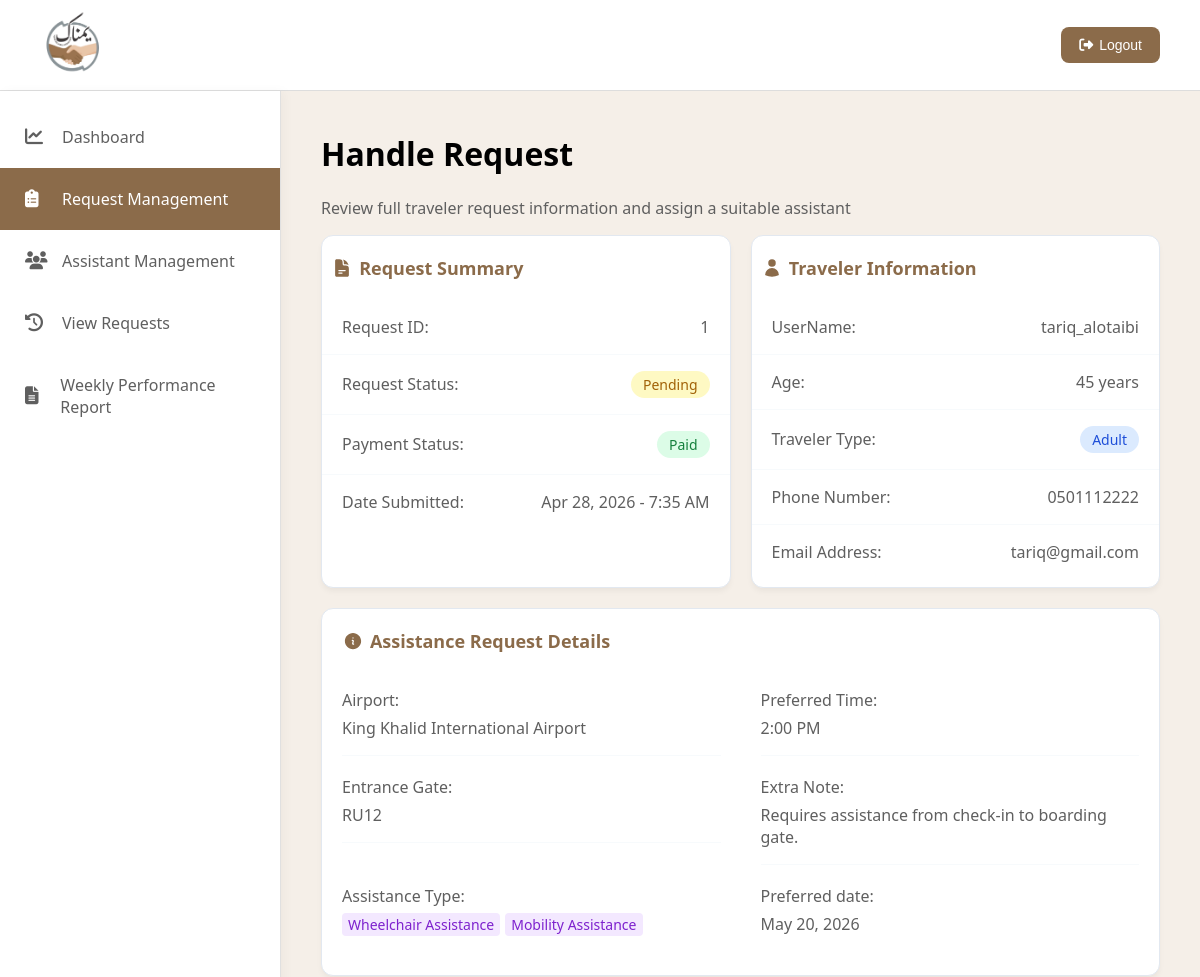
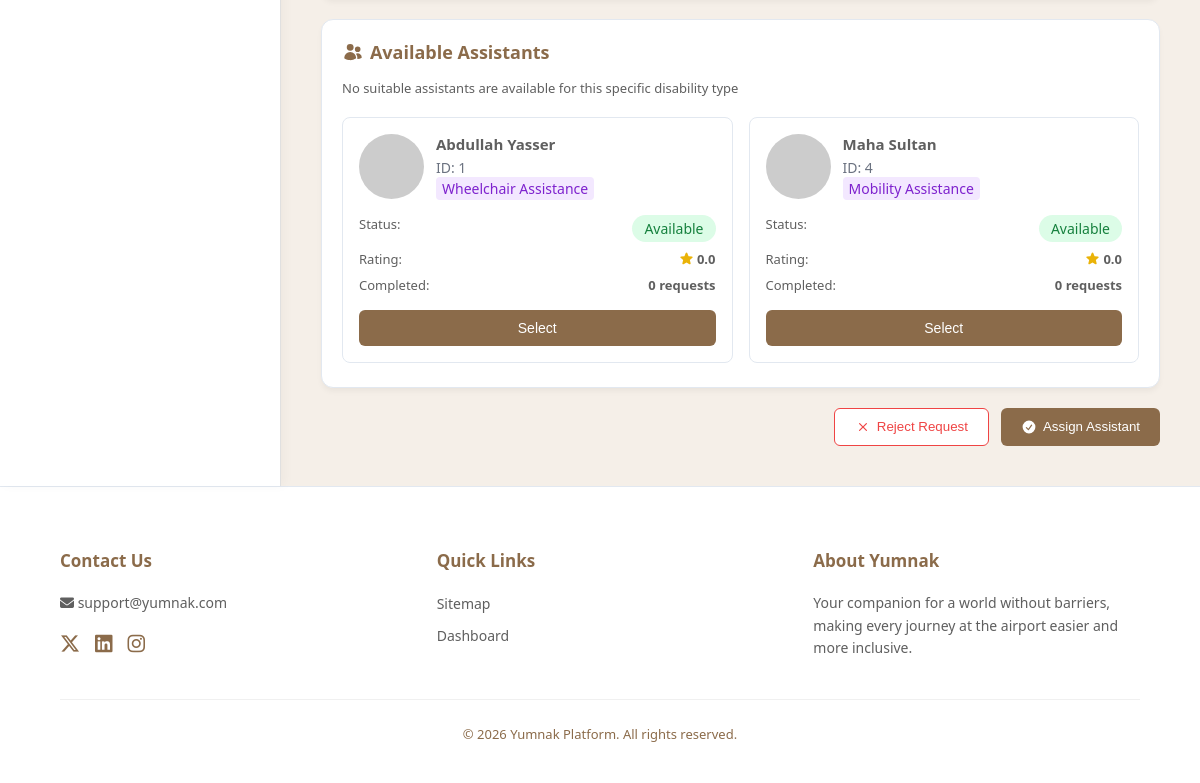
Page /handeling.php?id=1 (signed in) on the committed database (2 pictures, top to bottom).
### tables this page shows
CREATE TABLE ASSISTANCE_REQUEST (
    RequestID INT(11) AUTO_INCREMENT PRIMARY KEY,
    PreferredTime DATETIME NOT NULL,
    Date DATETIME DEFAULT CURRENT_TIMESTAMP,
    ExtraNote VARCHAR(255),
    Status ENUM('Pending', 'Accepted', 'Rejected', 'Cancelled', 'Completed') DEFAULT 'Pending', 
    IsPaid BOOLEAN DEFAULT FALSE,
    TravelerID INT NOT NULL,
    AdminID INT,
    AssistantID INT,
    GateID VARCHAR(50) NOT NULL,
    FOREIGN KEY (TravelerID) REFERENCES TRAVELER(UserID) ON DELETE CASCADE,
    FOREIGN KEY (AdminID) REFERENCES ADMIN(AdminID) ON DELETE SET NULL,
    FOREIGN KEY (AssistantID) REFERENCES ASSISTANT(AssistantID) ON DELETE SET NULL,
    FOREIGN KEY (GateID) REFERENCES GATE(GateID) ON DELETE RESTRICT
);

CREATE TABLE TRAVELER (
    UserID INT(11) AUTO_INCREMENT PRIMARY KEY,
    UserName VARCHAR(100) UNIQUE NOT NULL,
    Email VARCHAR(150) UNIQUE NOT NULL,
    Phone VARCHAR(20) NOT NULL,
    Password VARCHAR(255) NOT NULL,
    DOB DATE
);

CREATE TABLE AIRPORT (
    AirportID INT(11) AUTO_INCREMENT PRIMARY KEY,
    AirportName VARCHAR(150) NOT NULL,
    City VARCHAR(100) NOT NULL,
    ImagePath VARCHAR(255) NOT NULL
);

CREATE TABLE GATE (
    GateID VARCHAR(50) PRIMARY KEY,
    AirportID INT,
    FOREIGN KEY (AirportID) REFERENCES AIRPORT(AirportID) ON DELETE CASCADE
);

CREATE TABLE ASSISTANT (
    AssistantID INT(11) AUTO_INCREMENT PRIMARY KEY,
    Name VARCHAR(100) NOT NULL,
    Phone VARCHAR(20) NOT NULL,
    Email VARCHAR(100) UNIQUE NOT NULL,
    Specialization ENUM(
        'Wheelchair Assistance', 
        'Mobility Assistance', 
        'Visual Impairment Assistance', 
        'Hearing Impairment Assistance', 
        'Cognitive Assistance'
    ) NOT NULL,
    AdminID INT,
    FOREIGN KEY (AdminID) REFERENCES ADMIN(AdminID) ON DELETE SET NULL
);

### handeling.php (the view, shortened to what this page needs)
<?php
require 'db_connection.php';
$requestID = intval($_GET['id']);
$reqQuery = "SELECT ar.RequestID, ar.Status, ar.IsPaid, ar.Date AS SubmitDate, ar.PreferredTime, ar.ExtraNote,
                    t.UserName, t.DOB, t.Phone, t.Email,
                    g.GateID, a.AirportName,
                    GROUP_CONCAT(at.AssistanceName SEPARATOR ',') AS AssistanceTypes
             FROM ASSISTANCE_REQUEST ar
             JOIN TRAVELER t ON ar.TravelerID = t.UserID
             JOIN GATE g ON ar.GateID = g.GateID
             JOIN AIRPORT a ON g.AirportID = a.AirportID
             JOIN REQUEST_TYPE rt ON ar.RequestID = rt.RequestID
             JOIN ASSISTANCE_TYPE at ON rt.AssistanceTypeID = at.AssistanceTypeID
             WHERE ar.RequestID = $requestID
             GROUP BY ar.RequestID";
$reqResult = mysqli_query($conn, $reqQuery);
$request = mysqli_fetch_assoc($reqResult);
$dob = new DateTime($request['DOB']);
$now = new DateTime();
$age = $now->diff($dob)->y;
$submitDate = date('M j, Y - g:i A', strtotime($request['SubmitDate']));
$prefDate = date('F j, Y', strtotime($request['PreferredTime']));
$prefTime = date('g:i A', strtotime($request['PreferredTime']));
$requestedTypes = explode(',', $request['AssistanceTypes']);
$searchConditions = [];
foreach ($requestedTypes as $type) {
    $cleanType = trim($type);
    $firstWord = explode(' ', $cleanType)[0];
    $safeWord = mysqli_real_escape_string($conn, $firstWord);
    $searchConditions[] = "a.Specialization LIKE '%$safeWord%'";
}
$specializationFilter = implode(' OR ', $searchConditions);
$astQuery = "SELECT a.AssistantID, a.Name, a.Specialization,
                (SELECT COUNT(*) FROM ASSISTANCE_REQUEST ar2
                 WHERE ar2.AssistantID = a.AssistantID AND ar2.Status = 'Completed') AS CompletedCount,
                (SELECT ROUND(AVG(r.Stars), 1) FROM REVIEW r
                 JOIN ASSISTANCE_REQUEST ar3 ON r.RequestID = ar3.RequestID
                 WHERE ar3.AssistantID = a.AssistantID) AS AvgRating
             FROM ASSISTANT a
             WHERE ($specializationFilter)
             AND a.AssistantID NOT IN (
                SELECT ar4.AssistantID
                FROM ASSISTANCE_REQUEST ar4
                WHERE DATE(ar4.PreferredTime) = DATE('" . mysqli_real_escape_string($conn, $request['PreferredTime']) . "')
                AND ar4.Status = 'Accepted'
                AND ar4.AssistantID IS NOT NULL
             )
             ORDER BY AvgRating DESC";
$astResult = mysqli_query($conn, $astQuery);
?>
<!DOCTYPE html>
<html lang="en" dir="ltr">
<head>
    <link rel="stylesheet" href="https://cdnjs.cloudflare.com/ajax/libs/font-awesome/6.5.1/css/all.min.css">
    <link rel="stylesheet" href="styleF.css">
</head>
<body>
    <header>
        <div class="logo">
            <img src="Image/Yumnak-Logo.png" alt="Yumnak Logo">
        </div>
        <div class="logout">
            <button onclick="window.location.href='logout.php'">
                <i class="fas fa-sign-out-alt"></i>
                Logout
            </button>
        </div>
    </header>
    <div class="container">
        <aside class="sidebar">
            <a href="Admin-Dashboard.php" class="sidebar-item">
                <i class="fa-solid fa-chart-line"></i> Dashboard
            </a>
            <a href="request-management.php" class="sidebar-item active">
                <i class="fa-solid fa-clipboard-list"></i> Request Management
            </a>
            <a href="Assistant_Management.php" class="sidebar-item">
                <i class="fa-solid fa-users"></i> Assistant Management
            </a>
            <a href="view-requests.php" class="sidebar-item">
                <i class="fa-solid fa-clock-rotate-left"></i> View Requests
            </a>
            <a href="Weekly_Performance.php" class="sidebar-item">
                <i class="fa-solid fa-file-lines"></i> Weekly Performance Report
            </a>
        </aside>
        <main class="main-content">
            <div class="headline">
                <h1>Handle Request</h1>
                <p>Review full traveler request information and assign a suitable assistant</p>
            </div>
            <div class="cards-row">
                <div class="small-table-container">
                    <div class="small-table-header-title">
                        Request Summary
                    </div>
                    <table class="detail-table">
                        <tbody>
                            <tr>
                                <th>Request ID:</th>
                                <td><?php echo htmlspecialchars($request['RequestID']); ?></td>
                            </tr>
                            <tr>
                                <th>Request Status:</th>
                                <td><span
                                        class="status <?php echo strtolower($request['Status']); ?>"><?php echo htmlspecialchars($request['Status']); ?></span>
                                </td>
                            </tr>
                            <tr>
                                <th>Payment Status:</th>
                                <?php if ($request['IsPaid']): ?>
                                    <td><span class="status paid">Paid</span></td>
                                <?php else: ?>
                                    <td><span class="status pending">Unpaid</span></td>
                                <?php endif; ?>
                            </tr>
                            <tr>
                                <th>Date Submitted:</th>
                                <td><?php echo $submitDate; ?></td>
                            </tr>
                        </tbody>
                    </table>
                </div>
                <div class="small-table-container">
                    <div class="small-table-header-title">
                        Traveler Information
                    </div>
                    <table class="detail-table">
                        <tbody>
                            <tr>
                                <th>UserName:</th>
                                <td><?php echo htmlspecialchars($request['UserName']); ?></td>
                            </tr>
                            <tr>
                                <th>Age:</th>
                                <td><?php echo $age; ?> years</td>
                            </tr>
                            <tr>
                                <th>Traveler Type:</th>
                                <td><span
                                        class="status <?php echo ($age >= 18) ? 'adult' : 'pending'; ?>"><?php echo ($age >= 18) ? 'Adult' : 'Minor'; ?></span>
                                </td>
                            </tr>
                            <tr>
                                <th>Phone Number:</th>
                                <td><?php echo htmlspecialchars($request['Phone']); ?></td>
                            </tr>
                            <tr>
                                <th>Email Address:</th>
                                <td><?php echo htmlspecialchars($request['Email']); ?></td>
                            </tr>
                        </tbody>
                    </table>
                </div>
            </div>
            <div class="table-container full-width-card">
                <div class="small-table-header-title">
                    Assistance Request Details
                </div>
                <dl class="details-grid">
                    <div class="detail-block">
                        <dt>Airport:</dt>
                        <dd><?php echo htmlspecialchars($request['AirportName']); ?></dd>
                    </div>
                    <div class="detail-block">
                        <dt>Preferred Time:</dt>
                        <dd><?php echo $prefTime; ?></dd>
                    </div>
                    <div class="detail-block">
                        <dt>Entrance Gate:</dt>
                        <dd><?php echo htmlspecialchars($request['GateID']); ?></dd>
                    </div>
                    <div class="detail-block">
                        <dt>Extra Note:</dt>
                        <dd><?php echo htmlspecialchars($request['ExtraNote']); ?></dd>
                    </div>
                    <div class="detail-block border-none">
                        <dt>Assistance Type:</dt>
                        <dd>
                            <?php
                            $types = explode(',', $request['AssistanceTypes']);
                            foreach ($types as $type) {
                                echo '<span class="badge purple" style="margin-right: 5px;">' . htmlspecialchars(trim($type)) . '</span>';
                            }
                            ?>
                        </dd>
                    </div>
                    <div class="detail-block border-none">
                        <dt>Preferred date:</dt>
                        <dd><?php echo $prefDate; ?></dd>
                    </div>
                </dl>
            </div>
            <form method="POST" action="handeling.php?id=<?php echo $requestID; ?>">
                <div class="table-container full-width-card">
                    <div class="small-table-header-title">
                        Available Assistants
                    </div>
                    <p class="assistants-subtitle">No suitable assistants are available for this specific disability type</p>
                    <div class="assistant-cards-wrapper">
                        <?php while ($ast = mysqli_fetch_assoc($astResult)):
                            $rating = $ast['AvgRating'] ? $ast['AvgRating'] : '0.0';
                        ?>
                            <div class="assistant-card" id="card-<?php echo $ast['AssistantID']; ?>">
                                <div class="assistant-header">
                                    <img src="https://ui-avatars.com/api/?name=<?php echo urlencode($ast['Name']); ?>&background=random" alt="<?php echo htmlspecialchars($ast['Name']); ?>'s image">
                                    <div class="assistant-info">
                                        <h4><?php echo htmlspecialchars($ast['Name']); ?></h4>
                                        <span class="ast-id">ID: <?php echo htmlspecialchars($ast['AssistantID']); ?></span>
                                        <span
                                            class="badge purple"><?php echo htmlspecialchars($ast['Specialization']); ?></span>
                                    </div>
                                </div>
                                <div class="card-stats">
                                    <div class="stat-row"><span>Status:</span> <span class="status paid">Available</span>
                                    </div>
                                    <div class="stat-row"><span>Rating:</span> <span class="val">
                                            <?php echo $rating; ?>
                                        </span>
                                    </div>
                                    <div class="stat-row"><span>Completed:</span> <span
                                            class="val"><?php echo $ast['CompletedCount']; ?> requests</span></div>
                                </div>
                                <button type="button" class="btn-select" onclick="selectAssistant(<?php echo $ast['AssistantID']; ?>, this)">Select</button>
                            </div>
                        <?php endwhile; ?>
                    </div>
                </div>
                <div class="action-row">
                    <button type="submit" name="action" value="reject" class="btn-reject" onclick="return confirm('Are you sure you want to reject this request?');">
                        <svg xmlns="http://www.w3.org/2000/svg" viewBox="0 0 20 20" fill="currentColor"
                            style="height: 16px;">
                            <path
                                d="M6.28 5.22a.75.75 0 0 0-1.06 1.06L8.94 10l-3.72 3.72a.75.75 0 1 0 1.06 1.06L10 11.06l3.72 3.72a.75.75 0 1 0 1.06-1.06L11.06 10l3.72-3.72a.75.75 0 0 0-1.06-1.06L10 8.94 6.28 5.22Z" />
                        </svg>
                        Reject Request
                    </button>
                    <button type="submit" name="action" value="assign" class="btn-assign" onclick="return validateAssignment();">
                        <svg xmlns="http://www.w3.org/2000/svg" viewBox="0 0 20 20" fill="currentColor"
                            style="height: 16px;">
                            <path fill-rule="evenodd"
                                d="M10 18a8 8 0 1 0 0-16 8 8 0 0 0 0 16Zm3.857-9.809a.75.75 0 0 0-1.214-.882l-3.483 4.79-1.88-1.88a.75.75 0 1 0-1.06 1.061l2.5 2.5a.75.75 0 0 0 1.137-.089l4-5.5Z"
                                clip-rule="evenodd" />
                        </svg>
                        Assign Assistant
                    </button>
                </div>
        </main>
    </div>
    <footer class="footer">
        <div class="footer-content">
            <div class="footer-section">
                <h4>Contact Us</h4>
                <p><i class="fas fa-envelope"></i> support@yumnak.com</p>
                <div class="social-icons">
                    <a href="#"><i class="fa-brands fa-x-twitter"></i></a>
                    <a href="#"><i class="fab fa-linkedin"></i></a>
                    <a href="#"><i class="fab fa-instagram"></i></a>
                </div>
            </div>
            <div class="footer-section">
                <h4>Quick Links</h4>
                <ul class="footer-links">
                    <li><a href="#">Sitemap</a></li>
                    <li><a href="Admin-Dashboard.php">Dashboard</a></li>
                </ul>
            </div>
            <div class="footer-section about-yumnak">
                <h4>About Yumnak</h4>
                <p>Your companion for a world without barriers, making every journey at the airport easier and more
                    inclusive.</p>
            </div>
        </div>
        <div class="footer-bottom">
            &copy; 2026 Yumnak Platform. All rights reserved.
        </div>
    </footer>
</body>
</html>

### rows in the picture
assistance_request: RequestID "1", Status "Pending", Date "Apr 28, 2026 - 7:35 AM", TravelerID.UserName "tariq_alotaibi", TravelerID.Phone "0501112222", TravelerID.Email "tariq@gmail.com", airport.AirportName "King Khalid International Airport", PreferredTime "2:00 PM", GateID.GateID "RU12", ExtraNote "Requires assistance from check-in to boarding gate.", PreferredTime "May 20, 2026"
assistant: Name "Abdullah Yasser", AssistantID "1", Specialization "Wheelchair Assistance", rating "0.0", CompletedCount "0"
assistant: Name "Maha Sultan", AssistantID "4", Specialization "Mobility Assistance", rating "0.0", CompletedCount "0"

### other values in the picture
$type "Wheelchair Assistance"
$type "Mobility Assistance"
